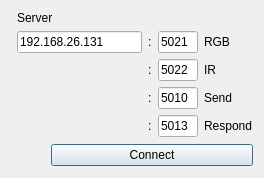
<?xml version="1.0" encoding="UTF-8"?>
<ui version="4.0">
 <class>conn_settings</class>
 <widget class="QDialog" name="conn_settings">
  <property name="geometry">
   <rect>
    <x>0</x>
    <y>0</y>
    <width>264</width>
    <height>178</height>
   </rect>
  </property>
  <property name="windowTitle">
   <string>Connection</string>
  </property>
  <layout class="QGridLayout" name="gridLayout">
   <item row="3" column="4">
    <widget class="QLabel" name="label_12">
     <property name="text">
      <string>Send</string>
     </property>
    </widget>
   </item>
   <item row="1" column="4">
    <widget class="QLabel" name="label_10">
     <property name="text">
      <string>RGB</string>
     </property>
    </widget>
   </item>
   <item row="5" column="0" colspan="5">
    <layout class="QHBoxLayout" name="horizontalLayout">
     <item>
      <spacer name="horizontalSpacer">
       <property name="orientation">
        <enum>Qt::Vertical</enum>
       </property>
       <property name="sizeHint" stdset="0">
        <size>
         <width>40</width>
         <height>20</height>
        </size>
       </property>
      </spacer>
     </item>
     <item>
      <widget class="QPushButton" name="btn_save">
       <property name="text">
        <string>Connect</string>
       </property>
      </widget>
     </item>
    </layout>
   </item>
   <item row="2" column="4">
    <widget class="QLabel" name="label_11">
     <property name="text">
      <string>IR</string>
     </property>
    </widget>
   </item>
   <item row="1" column="1">
    <widget class="QLineEdit" name="url_main">
     <property name="text">
      <string>192.168.26.131</string>
     </property>
    </widget>
   </item>
   <item row="4" column="3">
    <widget class="QLineEdit" name="port_meta_reciever">
     <property name="maximumSize">
      <size>
       <width>40</width>
       <height>16777215</height>
      </size>
     </property>
     <property name="text">
      <string>5013</string>
     </property>
     <property name="maxLength">
      <number>5</number>
     </property>
    </widget>
   </item>
   <item row="1" column="2">
    <widget class="QLabel" name="label_4">
     <property name="text">
      <string>:</string>
     </property>
    </widget>
   </item>
   <item row="3" column="2">
    <widget class="QLabel" name="label_6">
     <property name="text">
      <string>:</string>
     </property>
    </widget>
   </item>
   <item row="2" column="2">
    <widget class="QLabel" name="label_9">
     <property name="text">
      <string>:</string>
     </property>
    </widget>
   </item>
   <item row="4" column="2">
    <widget class="QLabel" name="label_7">
     <property name="text">
      <string>:</string>
     </property>
    </widget>
   </item>
   <item row="2" column="3">
    <widget class="QLineEdit" name="port_cam_IR">
     <property name="maximumSize">
      <size>
       <width>40</width>
       <height>16777215</height>
      </size>
     </property>
     <property name="text">
      <string>5022</string>
     </property>
     <property name="maxLength">
      <number>5</number>
     </property>
    </widget>
   </item>
   <item row="3" column="3">
    <widget class="QLineEdit" name="port_meta">
     <property name="maximumSize">
      <size>
       <width>40</width>
       <height>16777215</height>
      </size>
     </property>
     <property name="text">
      <string>5010</string>
     </property>
     <property name="maxLength">
      <number>5</number>
     </property>
    </widget>
   </item>
   <item row="1" column="3">
    <widget class="QLineEdit" name="port_cam_RGB">
     <property name="maximumSize">
      <size>
       <width>40</width>
       <height>16777215</height>
      </size>
     </property>
     <property name="text">
      <string>5021</string>
     </property>
     <property name="maxLength">
      <number>5</number>
     </property>
    </widget>
   </item>
   <item row="4" column="4">
    <widget class="QLabel" name="label_8">
     <property name="text">
      <string>Respond</string>
     </property>
    </widget>
   </item>
   <item row="0" column="1">
    <widget class="QLabel" name="label_3">
     <property name="text">
      <string>Server</string>
     </property>
    </widget>
   </item>
  </layout>
 </widget>
 <resources/>
 <connections/>
</ui>
